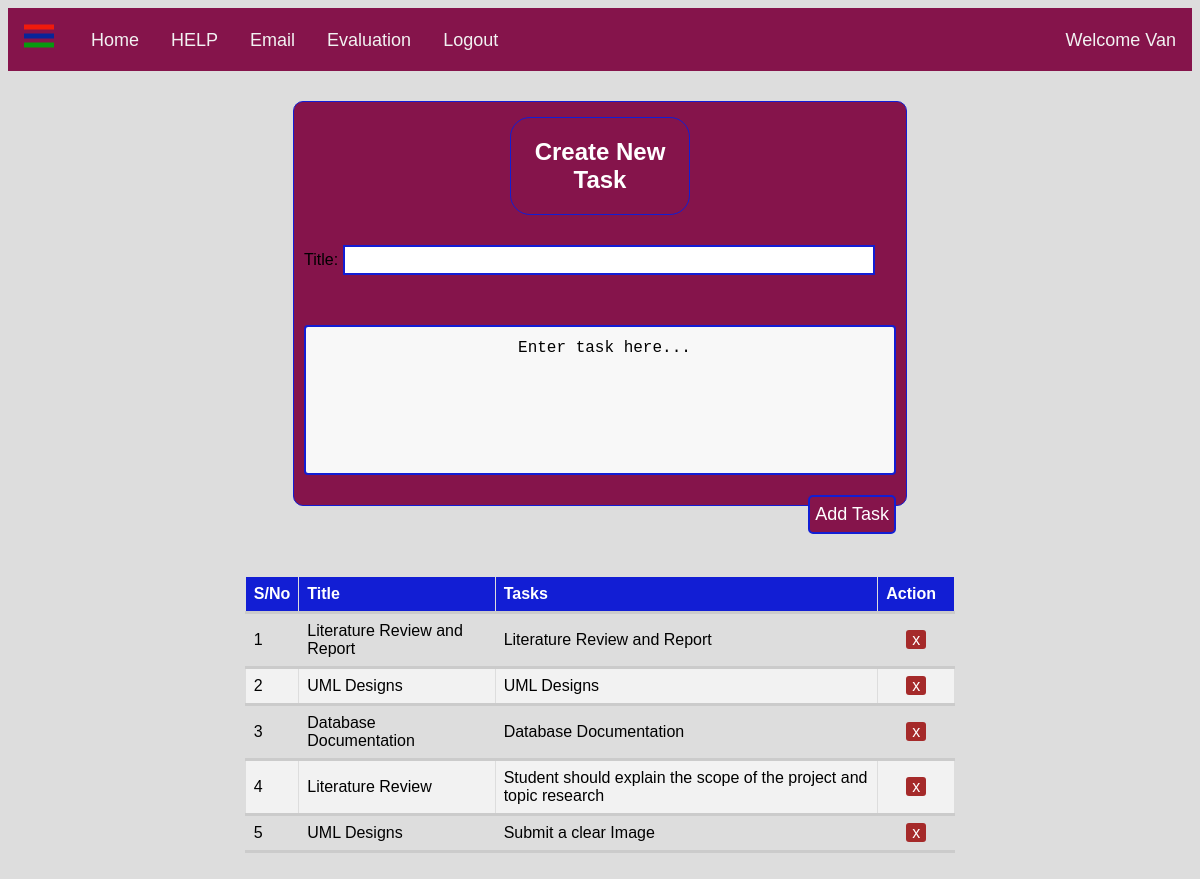
/createTask.php (signed in), run on the app's committed database.
### tables this page shows
CREATE TABLE IF NOT EXISTS `task` (
  `staff_id` varchar(50) DEFAULT NULL,
  `date_created` datetime DEFAULT NULL,
  `task` varchar(250) DEFAULT NULL,
  `course_code` varchar(50) DEFAULT 'itec403',
  `title` varchar(250) DEFAULT NULL,
  `task_id` int(11) NOT NULL AUTO_INCREMENT,
  PRIMARY KEY (`task_id`),
  KEY `staff_id` (`staff_id`)
);

### createTask.php (the view, shortened to what this page needs)
<?php
require_once "functions.php";
?>
<html>
<head>
  <link rel="stylesheet" href="style1.css">
</head>
<body>
  <nav class="nav_bar">
    <span class="open-slide">
      <a href="#" onclick="openSlideMenu()">
        <svg width="35" height="35">
            <path d="M0,5 30,5" stroke="#f01a0c" stroke-width="5"/>
            <path d="M0,14 30,14" stroke="#082599" stroke-width="5"/>
            <path d="M0,23 30,23" stroke="#08990f" stroke-width="5"/>
        </svg>
      </a>
    </span>
    <ul class="navbar1">
      <li><a href="adminIndex.php">Home</a></li>
	  <li><a href="adminmanual.php">HELP</a></li>
	  <li><a href="mail.php">Email</a></li>
	  <li><a href="evaluate.php">Evaluation</a></li>
	  <li><a href="logout.php">Logout</a></li>
  <?php if($_SESSION['name'] != null){
	$nm = $_SESSION['name'];
	echo"<li style = 'float:right'><a href='#'>Welcome $nm</a></li>";}?>
    </ul>
  </nav>
  <div id="main">
  <tr>
	<td class="contentArea">
		<form method="post" name="formUserReg" id="formUserReg" action="createTask.php">
					<div class="heading">
		            <h2 style="font-style: 'Hervetica'; ">Create New Task</h2>
                    </div>
                    Title: <input type="text" name="title" class="task_input">
                    <textarea rows="5" cols="50" name="task" class="testarea">
                    Enter task here...</textarea>
                    <button type="submit" name="btnRegister" id="btnRegister" class="add_btn">Add Task</button>
	</td>
	</tr>
    <table>
	<thead>
		<tr>
			<th>S/No</th>
			<th>Title</th>
            <th>Tasks</th>
			<th style="width: 60px;">Action</th>
		</tr>
	</thead>
	<tbody>
		<?php
		$task = mysqli_query($con, "SELECT * FROM task");
		$i = 1; while ($row = mysqli_fetch_array($task)) { ?>
			<tr>
				<td> <?php echo $i; ?> </td>
                <td class="title"> <?php echo $row['title']; ?> </td>
				<td class="task"> <?php echo $row['task']; ?> </td>
				<td class="delete">
					<a href="createTask.php?del_task=<?php echo $row['task_id'] ?>">x</a>
				</td>
			</tr>
		<?php $i++; } ?>
	</tbody>
</table>
</body>
</html>

### style1.css (style rules this page uses)
body { font-family:"Arial", Serif; background-color:#DDDDDD; overflow-x: auto; }
.nav_bar { background-color:#85144b; overflow:hidden; height:63px; }
.nav_bar a { float: left; display:block; color:#f2f2f2; text-align:center; padding:14px 16px; text-decoration:none; font-size:18px; }
.nav_bar ul { margin:8px 0 0 0; list-style:none; }
input[type=text] { padding:7px; border:noon; font-size:16px font-family:sans-serif; }

### createTask.php (style rules this page uses)
.heading { width: 30%; margin: 30px auto; margin-top:5px; text-align: center; color: #FFFFFF; background: #85144b; border: 1px solid #121ED4; border-radius: 20px; }
form { width: 50%; margin: 30px auto; border-radius: 10px; padding: 10px; background: #85144b; border: 1px solid #121ED4; }
.task_input { width: 90%; margin-bottom:30px; height: 30px; padding: 5px; border: 2px solid #121ED4; }
.add_btn { height: 39px; background: #85144b; color: #FFFFFF; border: 2px solid #121ED4; border-radius: 5px; padding: 5px; font-size:18px; }
table { width: 60%; margin: 70px auto; border-collapse: collapse; font-family: "Trebuchet MS", Arial, Helvetica, sans-serif; border-collapse: collapse; }
tr { border-bottom: 3px solid #cbcbcb; }
th { font-size: 16px; padding-top: 12px; padding-bottom: 12px; text-align: left; background-color: #121ED4; color: white; }
th, td { height: 30px; border: 1px solid #ddd; padding: 8px; }
tr:nth-child(even) { background-color: #f2f2f2; }
.task { text-align: left; }
.delete { text-align: center; }
.delete a { color: white; background: #a52a2a; padding: 1px 6px; border-radius: 3px; text-decoration: none; }
textarea { width: 100%; height: 150px; padding: 12px 20px; box-sizing: border-box; border: 2px solid #121ED4; border-radius: 4px; background-color: #f8f8f8; font-size: 16px; resize: none; margin:20px auto; }

### data on the page
task: title "Literature Review and Report", task "Literature Review and Report"
task: title "UML Designs", task "UML Designs"
task: title "Database Documentation", task "Database Documentation"
task: title "Literature Review", task "Student should explain the scope of the project and topic research"
task: title "UML Designs", task "Submit a clear Image"

### other printed values
$nm "Van"
